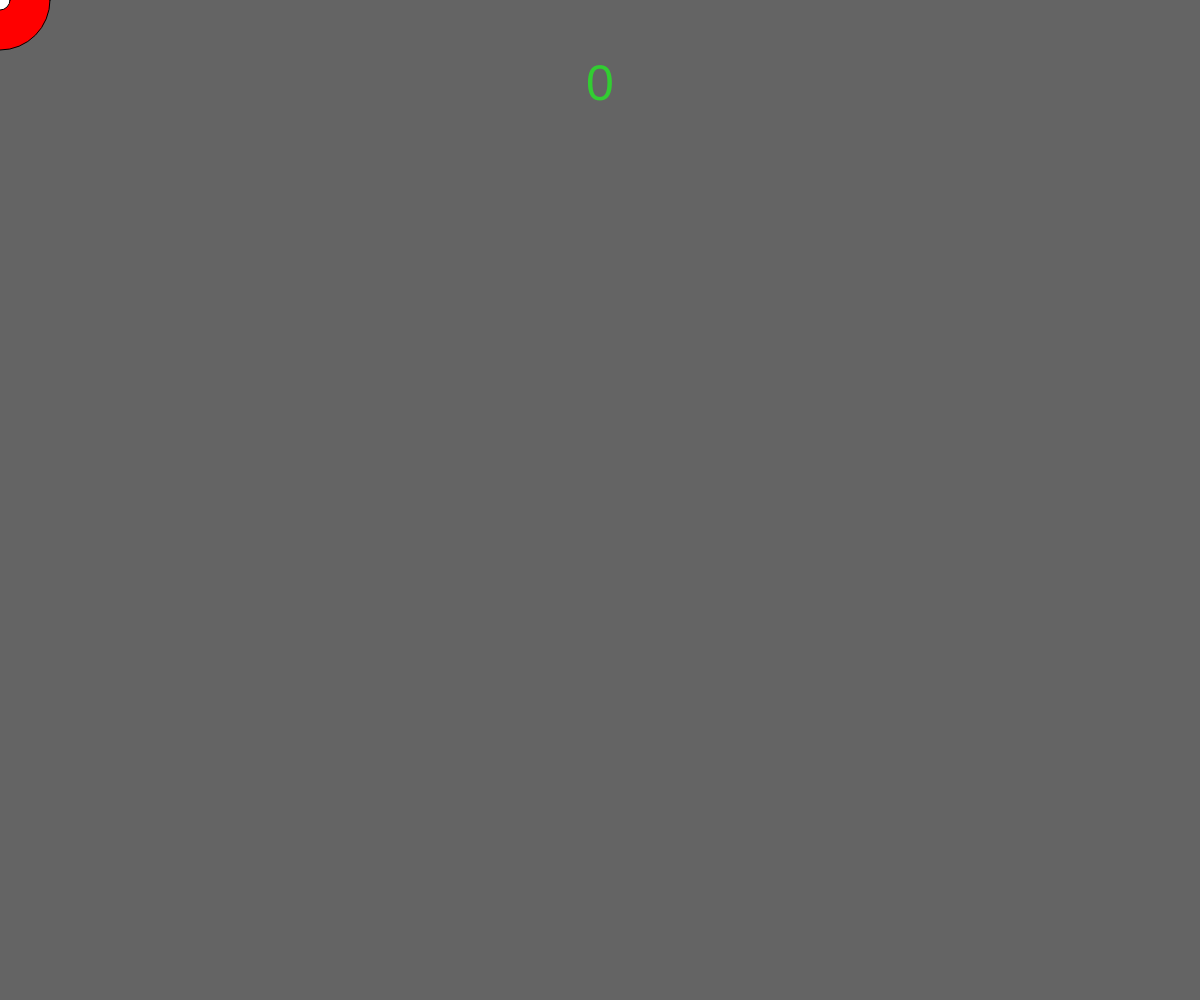
Frame 1 (no input)
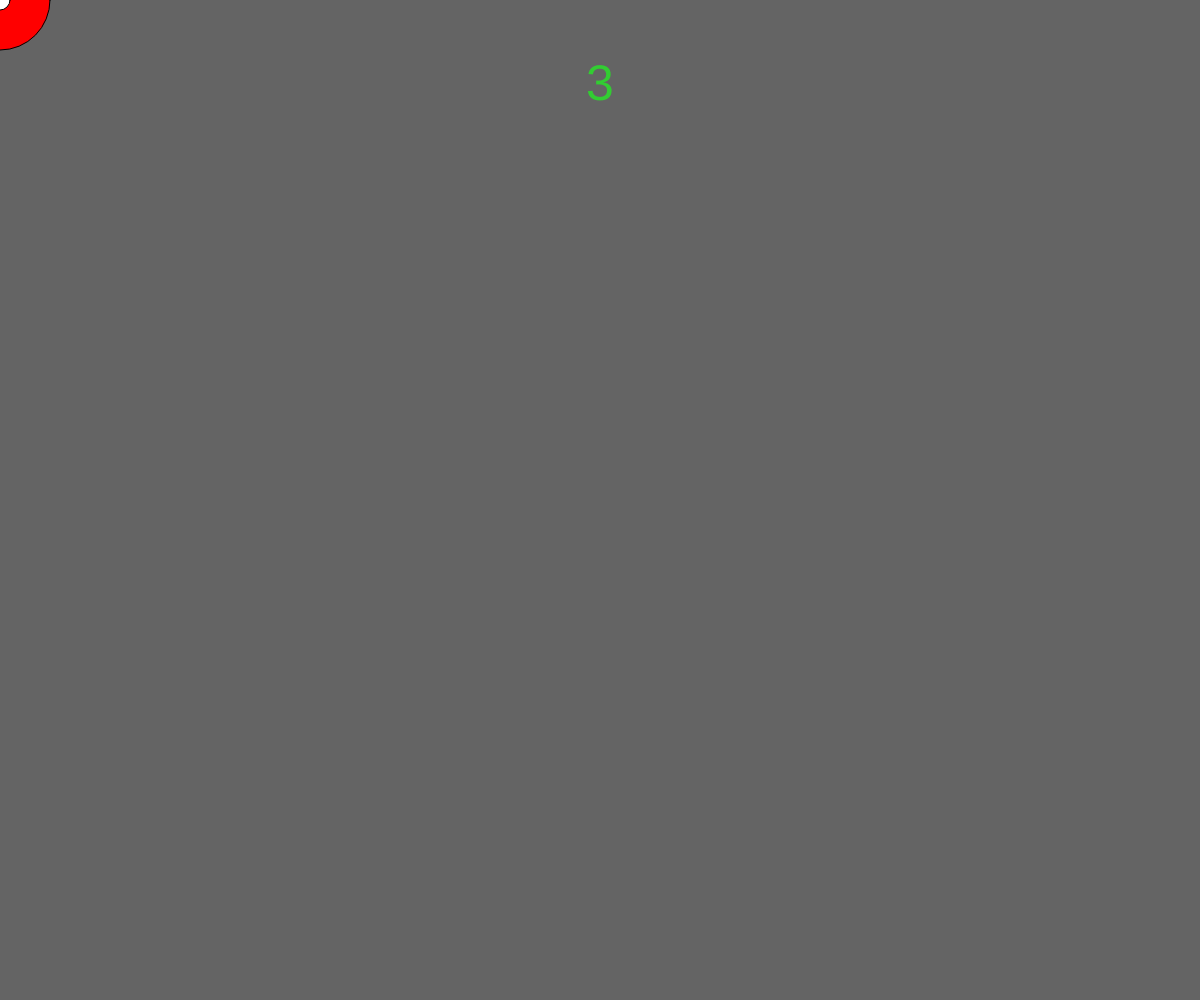
Frame 60 (no input)
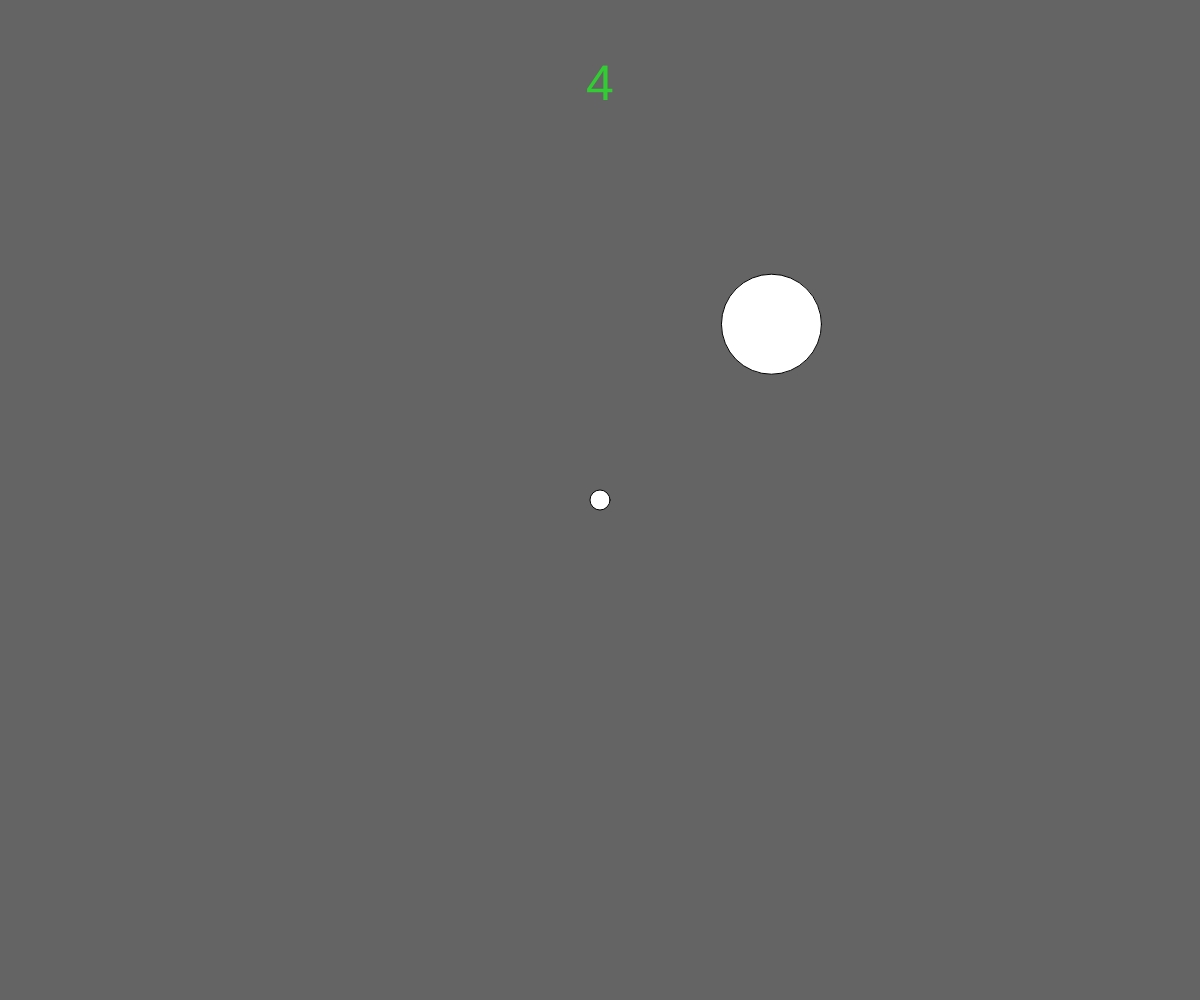
Frame 120 (the mouse pressed at the canvas centre since frame 60)

The p5.js sketch that drew these frames (run headless with seeded random() and noise() and a simulated clock; from frame 60 on, the mouse is pressed at the canvas centre):

// p5.js sketch
// ── sketch.js
let point = 0

function setup() {
  createCanvas(windowWidth, windowHeight);
  noCursor()

  mouse = {
   x: 0,
   y: 0,
   dia: 20,
   show: function (){
    fill("#ffffff")
    ellipse(this.x,this.y,this.dia)
    } 
  }

  cirk = {
    x: 0,
    y: 0,
    dia: 100,
    c: "#ffffff",
    show: function (){
      fill(this.c)
      ellipse(this.x,this.y,this.dia)
    }
  }
}

function draw() {
  background(100);
  textAlign(CENTER)
  textSize(50)
  fill("limegreen")
  text(point,width/2,100)


  within(cirk)

  if(frameCount % 120 == 0){
    cirk.x = random(200, width-200)
    cirk.y = random(200, height-200)
  }
  cirk.show()

  mouse.x = mouseX
  mouse.y = mouseY
  mouse.show()

}

function within(cir){
  let cLeft = cir.x - cir.dia / 2
  let cRight = cir.x + cir.dia / 2
  let cTop = cir.y - cir.dia / 2
  let cBottom = cir.y + cir.dia / 2

  let mouseLeft = mouse.x - mouse.dia / 4
  let mouseRight = mouse.x + mouse.dia / 4
  let mouseTop = mouse.y - mouse.dia / 4
  let mouseBottom = mouse.y + mouse.dia / 4
  if(
    mouseRight < cLeft ||
    mouseBottom < cTop ||
    mouseTop > cBottom ||
    mouseLeft > cRight
  ){ 
    cirk.c = "#ffffff"
  } else {
    cirk.c = "#ff0000"
    if(frameCount % 15 == 0){
      point += 1
    }
  }
}
